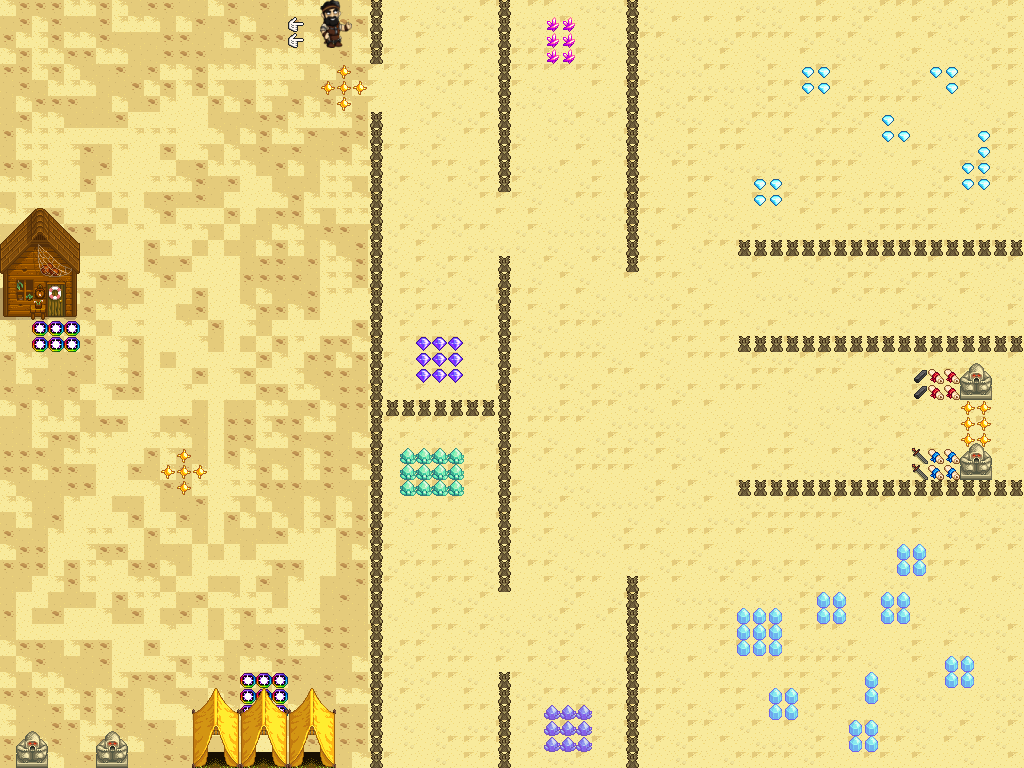

This is a level from a 2D game, rendered from its Tiled map with the project's own tilesets. A one-line summary and the map file follow, with tile-layer data summarised:
An orthogonal 64x48 tile map with 16x16 px tiles, 14 tile layers (WallLayer, sand, baseland, wall, ...), 4 tilesets and 8 objects (3x spot, 2x MainScene, task_start, task_end, firstflag).

<map version="1.10" tiledversion="1.10.2" orientation="orthogonal" renderorder="right-down" width="64" height="48" tilewidth="16" tileheight="16" infinite="0" nextlayerid="23" nextobjectid="16">
 <tileset firstgid="1" name="summer_beach.fr-FR" tilewidth="16" tileheight="16" tilecount="527" columns="17">
  <image source="summer_beach.fr-FR.png" width="272" height="496" />
 </tileset>
 <tileset firstgid="528" name="springobjects.es-ES" tilewidth="16" tileheight="16" tilecount="936" columns="24">
  <image source="springobjects.es-ES.png" width="384" height="624" />
 </tileset>
 <tileset firstgid="1464" name="desert_npc" tilewidth="16" tileheight="16" tilecount="6" columns="2">
  <image source="../../NPC/desert_npc.png" width="32" height="48" />
 </tileset>
 <tileset firstgid="1470" name="spring_outdoorsTileSheet.pt-BR" tilewidth="16" tileheight="16" tilecount="1975" columns="25">
  <image source="spring_outdoorsTileSheet.pt-BR.png" width="400" height="1264" />
 </tileset>
 <layer id="15" name="WallLayer" width="64" height="48">
  <data>[3072 cells, 384 non-empty, 1 distinct tile ids]</data>
 </layer>
 <layer id="1" name="sand" width="64" height="48">
  <data>[3072 cells, 3072 non-empty, 3 distinct tile ids]</data>
 </layer>
 <layer id="16" name="baseland" width="64" height="48">
  <data>[3072 cells, 1104 non-empty, 4 distinct tile ids]</data>
 </layer>
 <layer id="2" name="wall" width="64" height="48">
  <data>[3072 cells, 174 non-empty, 1 distinct tile ids]</data>
 </layer>
 <layer id="3" name="gem" width="64" height="48">
  <data>[3072 cells, 175 non-empty, 10 distinct tile ids]</data>
 </layer>
 <layer id="6" name="npc" width="64" height="48">
  <data>[3072 cells, 6 non-empty, 6 distinct tile ids]</data>
 </layer>
 <layer id="22" name="SceneSwitchPoints_spot_1" width="64" height="48">
  <data>[3072 cells, 9 non-empty, 1 distinct tile ids]</data>
 </layer>
 <layer id="21" name="dcrtion" width="64" height="48">
  <data>[3072 cells, 45 non-empty, 15 distinct tile ids]</data>
 </layer>
 <objectgroup id="13" name="task_start">
  <object id="6" name="task_start" x="342" y="54">
   <properties>
    <property name="task" value="explore each kind of gem" />
   </properties>
   <point />
  </object>
 </objectgroup>
 <objectgroup id="18" name="task_end">
  <object id="12" name="task_end" x="968.667" y="420.667">
   <point />
  </object>
 </objectgroup>
 <layer id="7" name="flag" width="64" height="48">
  <data>[3072 cells, 24 non-empty, 6 distinct tile ids]</data>
 </layer>
 <objectgroup id="8" name="flag">
  <object id="1" name="firstflag" x="71" y="745">
   <point />
  </object>
 </objectgroup>
 <layer id="9" name="SceneSwitchPoints_house" width="64" height="48">
  <data>[3072 cells, 35 non-empty, 35 distinct tile ids]</data>
 </layer>
 <layer id="17" name="SceneSwitchPoints_spot" width="64" height="48">
  <data>[3072 cells, 6 non-empty, 1 distinct tile ids]</data>
 </layer>
 <objectgroup id="10" name="SceneSwitchPoints">
  <object id="3" name="MainScene" x="55" y="315">
   <properties>
    <property name="no_position" value="55 385" />
    <property name="targetMap" value="mainmap.tmx" />
   </properties>
   <point />
  </object>
  <object id="15" name="MainScene" x="261" y="695">
   <properties>
    <property name="no_position" value="267 124" />
    <property name="targetMap" value="mainmap.tmx" />
   </properties>
   <point />
  </object>
 </objectgroup>
 <layer id="11" name="flag2_PositionSwitchPoints" width="64" height="48">
  <data>[3072 cells, 11 non-empty, 1 distinct tile ids]</data>
 </layer>
 <layer id="19" name="flag2_PositionSwitchPoints_1" width="64" height="48">
  <data>[3072 cells, 5 non-empty, 1 distinct tile ids]</data>
 </layer>
 <objectgroup id="12" name="PositionSwitchPoints">
  <object id="4" name="spot" x="343" y="85">
   <point />
  </object>
  <object id="5" name="spot" x="968" y="420">
   <point />
  </object>
  <object id="14" name="spot" x="182.33" y="472">
   <point />
  </object>
 </objectgroup>
 <layer id="20" name="skillbooks" width="64" height="48">
  <data>[3072 cells, 14 non-empty, 5 distinct tile ids]</data>
 </layer>
</map>
